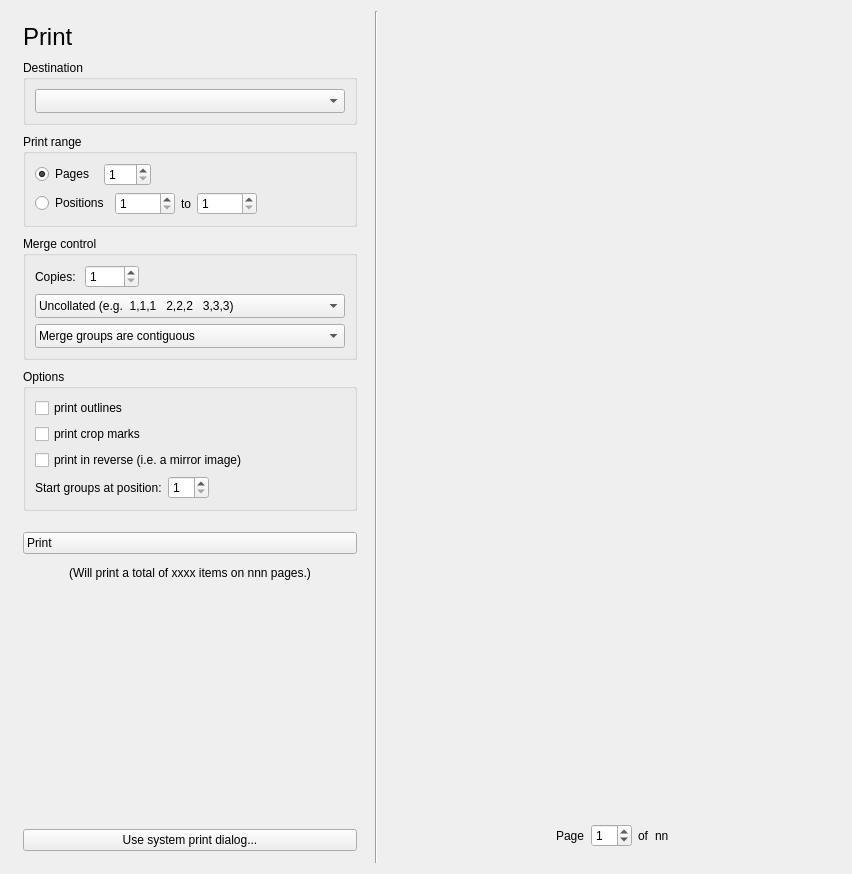
<?xml version="1.0" encoding="UTF-8"?>
<ui version="4.0">
 <class>PrintView</class>
 <widget class="QWidget" name="PrintView">
  <property name="geometry">
   <rect>
    <x>0</x>
    <y>0</y>
    <width>852</width>
    <height>874</height>
   </rect>
  </property>
  <property name="sizePolicy">
   <sizepolicy hsizetype="Expanding" vsizetype="Expanding">
    <horstretch>0</horstretch>
    <verstretch>0</verstretch>
   </sizepolicy>
  </property>
  <property name="windowTitle">
   <string notr="true">Form</string>
  </property>
  <layout class="QHBoxLayout" name="horizontalLayout" stretch="0,0,1">
   <item>
    <layout class="QVBoxLayout" name="verticalLayout_2">
     <property name="spacing">
      <number>9</number>
     </property>
     <property name="sizeConstraint">
      <enum>QLayout::SetDefaultConstraint</enum>
     </property>
     <property name="leftMargin">
      <number>12</number>
     </property>
     <property name="topMargin">
      <number>12</number>
     </property>
     <property name="rightMargin">
      <number>12</number>
     </property>
     <property name="bottomMargin">
      <number>12</number>
     </property>
     <item>
      <widget class="QLabel" name="titleLabel">
       <property name="sizePolicy">
        <sizepolicy hsizetype="Minimum" vsizetype="Preferred">
         <horstretch>0</horstretch>
         <verstretch>0</verstretch>
        </sizepolicy>
       </property>
       <property name="text">
        <string notr="true">&lt;span style=&quot; font-size:18pt;&quot;&gt;Print&lt;/span&gt;</string>
       </property>
      </widget>
     </item>
     <item>
      <widget class="QGroupBox" name="groupBox">
       <property name="title">
        <string>Destination</string>
       </property>
       <layout class="QVBoxLayout" name="verticalLayout_5">
        <item>
         <widget class="QComboBox" name="destinationCombo">
          <property name="styleSheet">
           <string notr="true">text-align:left; padding:3px;</string>
          </property>
          <property name="currentText">
           <string/>
          </property>
          <property name="iconSize">
           <size>
            <width>32</width>
            <height>32</height>
           </size>
          </property>
          <property name="placeholderText">
           <string/>
          </property>
         </widget>
        </item>
       </layout>
      </widget>
     </item>
     <item>
      <widget class="QGroupBox" name="printRangeBox">
       <property name="sizePolicy">
        <sizepolicy hsizetype="Minimum" vsizetype="Preferred">
         <horstretch>0</horstretch>
         <verstretch>0</verstretch>
        </sizepolicy>
       </property>
       <property name="minimumSize">
        <size>
         <width>300</width>
         <height>0</height>
        </size>
       </property>
       <property name="maximumSize">
        <size>
         <width>16777215</width>
         <height>16777215</height>
        </size>
       </property>
       <property name="title">
        <string>Print range</string>
       </property>
       <layout class="QVBoxLayout" name="verticalLayout_4">
        <item>
         <layout class="QHBoxLayout" name="horizontalLayout_5">
          <property name="spacing">
           <number>9</number>
          </property>
          <item>
           <widget class="QRadioButton" name="printRangePagesRadio">
            <property name="text">
             <string>Pages</string>
            </property>
            <property name="checked">
             <bool>true</bool>
            </property>
            <attribute name="buttonGroup">
             <string notr="true">buttonGroup</string>
            </attribute>
           </widget>
          </item>
          <item>
           <widget class="QSpinBox" name="printRangePagesSpin">
            <property name="buttonSymbols">
             <enum>QAbstractSpinBox::UpDownArrows</enum>
            </property>
            <property name="accelerated">
             <bool>true</bool>
            </property>
            <property name="minimum">
             <number>1</number>
            </property>
            <property name="maximum">
             <number>250</number>
            </property>
           </widget>
          </item>
          <item>
           <spacer name="horizontalSpacer">
            <property name="orientation">
             <enum>Qt::Horizontal</enum>
            </property>
            <property name="sizeHint" stdset="0">
             <size>
              <width>40</width>
              <height>20</height>
             </size>
            </property>
           </spacer>
          </item>
         </layout>
        </item>
        <item>
         <layout class="QHBoxLayout" name="horizontalLayout_3">
          <item>
           <widget class="QRadioButton" name="printRangePositionsRadio">
            <property name="text">
             <string>Positions</string>
            </property>
            <attribute name="buttonGroup">
             <string notr="true">buttonGroup</string>
            </attribute>
           </widget>
          </item>
          <item>
           <widget class="QSpinBox" name="printRangeStartPositionSpin">
            <property name="sizePolicy">
             <sizepolicy hsizetype="Fixed" vsizetype="Fixed">
              <horstretch>0</horstretch>
              <verstretch>0</verstretch>
             </sizepolicy>
            </property>
            <property name="minimumSize">
             <size>
              <width>60</width>
              <height>0</height>
             </size>
            </property>
            <property name="alignment">
             <set>Qt::AlignLeading|Qt::AlignLeft|Qt::AlignVCenter</set>
            </property>
            <property name="minimum">
             <number>1</number>
            </property>
           </widget>
          </item>
          <item>
           <widget class="QLabel" name="label_4">
            <property name="text">
             <string>to</string>
            </property>
           </widget>
          </item>
          <item>
           <widget class="QSpinBox" name="printRangeLastPositionSpin">
            <property name="sizePolicy">
             <sizepolicy hsizetype="Fixed" vsizetype="Fixed">
              <horstretch>0</horstretch>
              <verstretch>0</verstretch>
             </sizepolicy>
            </property>
            <property name="minimumSize">
             <size>
              <width>60</width>
              <height>0</height>
             </size>
            </property>
            <property name="minimum">
             <number>1</number>
            </property>
           </widget>
          </item>
          <item>
           <spacer name="horizontalSpacer_6">
            <property name="orientation">
             <enum>Qt::Horizontal</enum>
            </property>
            <property name="sizeHint" stdset="0">
             <size>
              <width>40</width>
              <height>20</height>
             </size>
            </property>
           </spacer>
          </item>
         </layout>
        </item>
       </layout>
      </widget>
     </item>
     <item>
      <widget class="QGroupBox" name="mergeBox">
       <property name="title">
        <string>Merge control</string>
       </property>
       <layout class="QGridLayout" name="gridLayout">
        <item row="0" column="0">
         <layout class="QHBoxLayout" name="horizontalLayout_2">
          <property name="spacing">
           <number>9</number>
          </property>
          <item>
           <widget class="QLabel" name="label">
            <property name="text">
             <string>Copies:</string>
            </property>
           </widget>
          </item>
          <item>
           <widget class="QSpinBox" name="mergeCopiesSpin">
            <property name="minimum">
             <number>1</number>
            </property>
            <property name="maximum">
             <number>9999</number>
            </property>
           </widget>
          </item>
          <item>
           <spacer name="horizontalSpacer_3">
            <property name="orientation">
             <enum>Qt::Horizontal</enum>
            </property>
            <property name="sizeHint" stdset="0">
             <size>
              <width>40</width>
              <height>20</height>
             </size>
            </property>
           </spacer>
          </item>
         </layout>
        </item>
        <item row="1" column="0">
         <widget class="QComboBox" name="mergeCollateCombo">
          <property name="styleSheet">
           <string notr="true">text-align:left; padding:3px;</string>
          </property>
          <property name="iconSize">
           <size>
            <width>32</width>
            <height>32</height>
           </size>
          </property>
          <item>
           <property name="text">
            <string>Uncollated (e.g.  1,1,1   2,2,2   3,3,3)</string>
           </property>
           <property name="icon">
            <iconset theme="glabels-uncollated">
             <normaloff>.</normaloff>.</iconset>
           </property>
          </item>
          <item>
           <property name="text">
            <string>Collated   (e.g.  1,2,3   1,2,3   1,2,3)</string>
           </property>
           <property name="icon">
            <iconset theme="glabels-collated">
             <normaloff>.</normaloff>.</iconset>
           </property>
          </item>
         </widget>
        </item>
        <item row="2" column="0">
         <widget class="QComboBox" name="mergeGroupCombo">
          <property name="styleSheet">
           <string notr="true">text-align:left; padding:3px;</string>
          </property>
          <property name="iconSize">
           <size>
            <width>32</width>
            <height>32</height>
           </size>
          </property>
          <item>
           <property name="text">
            <string>Merge groups are contiguous</string>
           </property>
           <property name="icon">
            <iconset theme="glabels-merge-group-contiguous">
             <normaloff>.</normaloff>.</iconset>
           </property>
          </item>
          <item>
           <property name="text">
            <string>Merge groups start on a new page</string>
           </property>
           <property name="icon">
            <iconset theme="glabels-merge-group-page">
             <normaloff>.</normaloff>.</iconset>
           </property>
          </item>
         </widget>
        </item>
       </layout>
      </widget>
     </item>
     <item>
      <widget class="QGroupBox" name="groupBox_4">
       <property name="sizePolicy">
        <sizepolicy hsizetype="Minimum" vsizetype="Preferred">
         <horstretch>0</horstretch>
         <verstretch>0</verstretch>
        </sizepolicy>
       </property>
       <property name="minimumSize">
        <size>
         <width>300</width>
         <height>0</height>
        </size>
       </property>
       <property name="maximumSize">
        <size>
         <width>16777215</width>
         <height>16777215</height>
        </size>
       </property>
       <property name="title">
        <string>Options</string>
       </property>
       <layout class="QGridLayout" name="gridLayout_4">
        <item row="1" column="0">
         <layout class="QVBoxLayout" name="verticalLayout">
          <item>
           <widget class="QCheckBox" name="printOutlinesCheck">
            <property name="text">
             <string>print outlines</string>
            </property>
           </widget>
          </item>
          <item>
           <widget class="QCheckBox" name="printCropMarksCheck">
            <property name="text">
             <string>print crop marks</string>
            </property>
           </widget>
          </item>
          <item>
           <widget class="QCheckBox" name="printReverseCheck">
            <property name="text">
             <string>print in reverse (i.e. a mirror image)</string>
            </property>
           </widget>
          </item>
          <item>
           <widget class="QWidget" name="mergeOnlyOptions" native="true">
            <layout class="QHBoxLayout" name="horizontalLayout_8">
             <property name="leftMargin">
              <number>0</number>
             </property>
             <property name="topMargin">
              <number>0</number>
             </property>
             <property name="rightMargin">
              <number>0</number>
             </property>
             <property name="bottomMargin">
              <number>0</number>
             </property>
             <item>
              <widget class="QLabel" name="label_2">
               <property name="sizePolicy">
                <sizepolicy hsizetype="Minimum" vsizetype="Preferred">
                 <horstretch>0</horstretch>
                 <verstretch>0</verstretch>
                </sizepolicy>
               </property>
               <property name="text">
                <string>Start groups at position:</string>
               </property>
              </widget>
             </item>
             <item>
              <widget class="QSpinBox" name="mergeStartPositionSpin">
               <property name="sizePolicy">
                <sizepolicy hsizetype="Minimum" vsizetype="Fixed">
                 <horstretch>0</horstretch>
                 <verstretch>0</verstretch>
                </sizepolicy>
               </property>
               <property name="minimum">
                <number>1</number>
               </property>
              </widget>
             </item>
             <item>
              <spacer name="horizontalSpacer_2">
               <property name="orientation">
                <enum>Qt::Horizontal</enum>
               </property>
               <property name="sizeHint" stdset="0">
                <size>
                 <width>40</width>
                 <height>20</height>
                </size>
               </property>
              </spacer>
             </item>
            </layout>
           </widget>
          </item>
         </layout>
        </item>
       </layout>
      </widget>
     </item>
     <item>
      <spacer name="verticalSpacer_2">
       <property name="orientation">
        <enum>Qt::Vertical</enum>
       </property>
       <property name="sizeType">
        <enum>QSizePolicy::Fixed</enum>
       </property>
       <property name="sizeHint" stdset="0">
        <size>
         <width>20</width>
         <height>12</height>
        </size>
       </property>
      </spacer>
     </item>
     <item>
      <widget class="QPushButton" name="printButton">
       <property name="sizePolicy">
        <sizepolicy hsizetype="Minimum" vsizetype="Fixed">
         <horstretch>0</horstretch>
         <verstretch>0</verstretch>
        </sizepolicy>
       </property>
       <property name="styleSheet">
        <string notr="true">text-align:left; padding:3px;</string>
       </property>
       <property name="text">
        <string>Print</string>
       </property>
       <property name="icon">
        <iconset theme="glabels-print">
         <normaloff>.</normaloff>.</iconset>
       </property>
       <property name="iconSize">
        <size>
         <width>32</width>
         <height>32</height>
        </size>
       </property>
       <property name="default">
        <bool>false</bool>
       </property>
      </widget>
     </item>
     <item>
      <layout class="QHBoxLayout" name="horizontalLayout_7">
       <item>
        <spacer name="horizontalSpacer_4">
         <property name="orientation">
          <enum>Qt::Horizontal</enum>
         </property>
         <property name="sizeHint" stdset="0">
          <size>
           <width>2</width>
           <height>20</height>
          </size>
         </property>
        </spacer>
       </item>
       <item>
        <widget class="QLabel" name="printDescriptionLabel">
         <property name="sizePolicy">
          <sizepolicy hsizetype="MinimumExpanding" vsizetype="Preferred">
           <horstretch>0</horstretch>
           <verstretch>0</verstretch>
          </sizepolicy>
         </property>
         <property name="minimumSize">
          <size>
           <width>330</width>
           <height>0</height>
          </size>
         </property>
         <property name="text">
          <string notr="true">(Will print a total of xxxx items on nnn pages.)</string>
         </property>
         <property name="alignment">
          <set>Qt::AlignCenter</set>
         </property>
        </widget>
       </item>
       <item>
        <spacer name="horizontalSpacer_5">
         <property name="orientation">
          <enum>Qt::Horizontal</enum>
         </property>
         <property name="sizeHint" stdset="0">
          <size>
           <width>2</width>
           <height>20</height>
          </size>
         </property>
        </spacer>
       </item>
      </layout>
     </item>
     <item>
      <spacer name="verticalSpacer">
       <property name="orientation">
        <enum>Qt::Vertical</enum>
       </property>
       <property name="sizeHint" stdset="0">
        <size>
         <width>20</width>
         <height>40</height>
        </size>
       </property>
      </spacer>
     </item>
     <item>
      <widget class="QPushButton" name="systemDialogButton">
       <property name="text">
        <string>Use system print dialog...</string>
       </property>
      </widget>
     </item>
    </layout>
   </item>
   <item>
    <widget class="Line" name="line">
     <property name="orientation">
      <enum>Qt::Vertical</enum>
     </property>
    </widget>
   </item>
   <item>
    <layout class="QVBoxLayout" name="verticalLayout_3">
     <property name="sizeConstraint">
      <enum>QLayout::SetDefaultConstraint</enum>
     </property>
     <item>
      <widget class="glabels::Preview" name="preview" native="true">
       <property name="sizePolicy">
        <sizepolicy hsizetype="Expanding" vsizetype="Expanding">
         <horstretch>0</horstretch>
         <verstretch>0</verstretch>
        </sizepolicy>
       </property>
       <property name="minimumSize">
        <size>
         <width>400</width>
         <height>520</height>
        </size>
       </property>
      </widget>
     </item>
     <item>
      <layout class="QHBoxLayout" name="horizontalLayout_6">
       <property name="bottomMargin">
        <number>16</number>
       </property>
       <item>
        <spacer name="horizontalSpacer_8">
         <property name="orientation">
          <enum>Qt::Horizontal</enum>
         </property>
         <property name="sizeHint" stdset="0">
          <size>
           <width>40</width>
           <height>20</height>
          </size>
         </property>
        </spacer>
       </item>
       <item>
        <widget class="QLabel" name="label_5">
         <property name="text">
          <string>Page</string>
         </property>
        </widget>
       </item>
       <item>
        <widget class="QSpinBox" name="pageSpin">
         <property name="value">
          <number>1</number>
         </property>
        </widget>
       </item>
       <item>
        <widget class="QLabel" name="label_6">
         <property name="text">
          <string>of</string>
         </property>
        </widget>
       </item>
       <item>
        <widget class="QLabel" name="nPagesLabel">
         <property name="text">
          <string>nn</string>
         </property>
        </widget>
       </item>
       <item>
        <spacer name="horizontalSpacer_9">
         <property name="orientation">
          <enum>Qt::Horizontal</enum>
         </property>
         <property name="sizeHint" stdset="0">
          <size>
           <width>40</width>
           <height>20</height>
          </size>
         </property>
        </spacer>
       </item>
      </layout>
     </item>
    </layout>
   </item>
  </layout>
 </widget>
 <customwidgets>
  <customwidget>
   <class>glabels::Preview</class>
   <extends>QWidget</extends>
   <header>Preview.hpp</header>
   <container>1</container>
  </customwidget>
 </customwidgets>
 <resources>
  <include location="../icons.qrc"/>
 </resources>
 <connections>
  <connection>
   <sender>printRangePagesSpin</sender>
   <signal>valueChanged(int)</signal>
   <receiver>PrintView</receiver>
   <slot>onFormChanged()</slot>
   <hints>
    <hint type="sourcelabel">
     <x>164</x>
     <y>260</y>
    </hint>
    <hint type="destinationlabel">
     <x>2</x>
     <y>341</y>
    </hint>
   </hints>
  </connection>
  <connection>
   <sender>printOutlinesCheck</sender>
   <signal>toggled(bool)</signal>
   <receiver>PrintView</receiver>
   <slot>onFormChanged()</slot>
   <hints>
    <hint type="sourcelabel">
     <x>216</x>
     <y>574</y>
    </hint>
    <hint type="destinationlabel">
     <x>2</x>
     <y>409</y>
    </hint>
   </hints>
  </connection>
  <connection>
   <sender>printCropMarksCheck</sender>
   <signal>toggled(bool)</signal>
   <receiver>PrintView</receiver>
   <slot>onFormChanged()</slot>
   <hints>
    <hint type="sourcelabel">
     <x>186</x>
     <y>608</y>
    </hint>
    <hint type="destinationlabel">
     <x>6</x>
     <y>445</y>
    </hint>
   </hints>
  </connection>
  <connection>
   <sender>printReverseCheck</sender>
   <signal>toggled(bool)</signal>
   <receiver>PrintView</receiver>
   <slot>onFormChanged()</slot>
   <hints>
    <hint type="sourcelabel">
     <x>190</x>
     <y>642</y>
    </hint>
    <hint type="destinationlabel">
     <x>6</x>
     <y>485</y>
    </hint>
   </hints>
  </connection>
  <connection>
   <sender>pageSpin</sender>
   <signal>valueChanged(int)</signal>
   <receiver>PrintView</receiver>
   <slot>onFormChanged()</slot>
   <hints>
    <hint type="sourcelabel">
     <x>639</x>
     <y>827</y>
    </hint>
    <hint type="destinationlabel">
     <x>1</x>
     <y>532</y>
    </hint>
   </hints>
  </connection>
  <connection>
   <sender>printButton</sender>
   <signal>clicked()</signal>
   <receiver>PrintView</receiver>
   <slot>onPrintButtonClicked()</slot>
   <hints>
    <hint type="sourcelabel">
     <x>312</x>
     <y>724</y>
    </hint>
    <hint type="destinationlabel">
     <x>5</x>
     <y>277</y>
    </hint>
   </hints>
  </connection>
  <connection>
   <sender>mergeCopiesSpin</sender>
   <signal>valueChanged(int)</signal>
   <receiver>PrintView</receiver>
   <slot>onFormChanged()</slot>
   <hints>
    <hint type="sourcelabel">
     <x>156</x>
     <y>390</y>
    </hint>
    <hint type="destinationlabel">
     <x>7</x>
     <y>218</y>
    </hint>
   </hints>
  </connection>
  <connection>
   <sender>printRangePagesRadio</sender>
   <signal>toggled(bool)</signal>
   <receiver>PrintView</receiver>
   <slot>onFormChanged()</slot>
   <hints>
    <hint type="sourcelabel">
     <x>93</x>
     <y>258</y>
    </hint>
    <hint type="destinationlabel">
     <x>6</x>
     <y>76</y>
    </hint>
   </hints>
  </connection>
  <connection>
   <sender>printRangeStartPositionSpin</sender>
   <signal>valueChanged(int)</signal>
   <receiver>PrintView</receiver>
   <slot>onFormChanged()</slot>
   <hints>
    <hint type="sourcelabel">
     <x>188</x>
     <y>299</y>
    </hint>
    <hint type="destinationlabel">
     <x>5</x>
     <y>123</y>
    </hint>
   </hints>
  </connection>
  <connection>
   <sender>printRangeLastPositionSpin</sender>
   <signal>valueChanged(int)</signal>
   <receiver>PrintView</receiver>
   <slot>onFormChanged()</slot>
   <hints>
    <hint type="sourcelabel">
     <x>275</x>
     <y>299</y>
    </hint>
    <hint type="destinationlabel">
     <x>8</x>
     <y>155</y>
    </hint>
   </hints>
  </connection>
  <connection>
   <sender>mergeCollateCombo</sender>
   <signal>currentIndexChanged(int)</signal>
   <receiver>PrintView</receiver>
   <slot>onFormChanged()</slot>
   <hints>
    <hint type="sourcelabel">
     <x>85</x>
     <y>401</y>
    </hint>
    <hint type="destinationlabel">
     <x>3</x>
     <y>192</y>
    </hint>
   </hints>
  </connection>
  <connection>
   <sender>mergeGroupCombo</sender>
   <signal>currentIndexChanged(int)</signal>
   <receiver>PrintView</receiver>
   <slot>onFormChanged()</slot>
   <hints>
    <hint type="sourcelabel">
     <x>264</x>
     <y>449</y>
    </hint>
    <hint type="destinationlabel">
     <x>5</x>
     <y>378</y>
    </hint>
   </hints>
  </connection>
  <connection>
   <sender>mergeStartPositionSpin</sender>
   <signal>valueChanged(int)</signal>
   <receiver>PrintView</receiver>
   <slot>onFormChanged()</slot>
   <hints>
    <hint type="sourcelabel">
     <x>254</x>
     <y>679</y>
    </hint>
    <hint type="destinationlabel">
     <x>4</x>
     <y>309</y>
    </hint>
   </hints>
  </connection>
  <connection>
   <sender>destinationCombo</sender>
   <signal>currentIndexChanged(int)</signal>
   <receiver>PrintView</receiver>
   <slot>onFormChanged()</slot>
   <hints>
    <hint type="sourcelabel">
     <x>289</x>
     <y>110</y>
    </hint>
    <hint type="destinationlabel">
     <x>254</x>
     <y>6</y>
    </hint>
   </hints>
  </connection>
  <connection>
   <sender>systemDialogButton</sender>
   <signal>clicked()</signal>
   <receiver>PrintView</receiver>
   <slot>onSystemDialogButtonClicked()</slot>
   <hints>
    <hint type="sourcelabel">
     <x>316</x>
     <y>836</y>
    </hint>
    <hint type="destinationlabel">
     <x>373</x>
     <y>871</y>
    </hint>
   </hints>
  </connection>
 </connections>
 <slots>
  <slot>onPrintButtonClicked()</slot>
  <slot>onFormChanged()</slot>
  <slot>onPrinterPropertiesButtonClicked()</slot>
  <slot>onBrowseButtonClicked()</slot>
  <slot>onSystemDialogButtonClicked()</slot>
 </slots>
 <buttongroups>
  <buttongroup name="buttonGroup"/>
 </buttongroups>
</ui>
